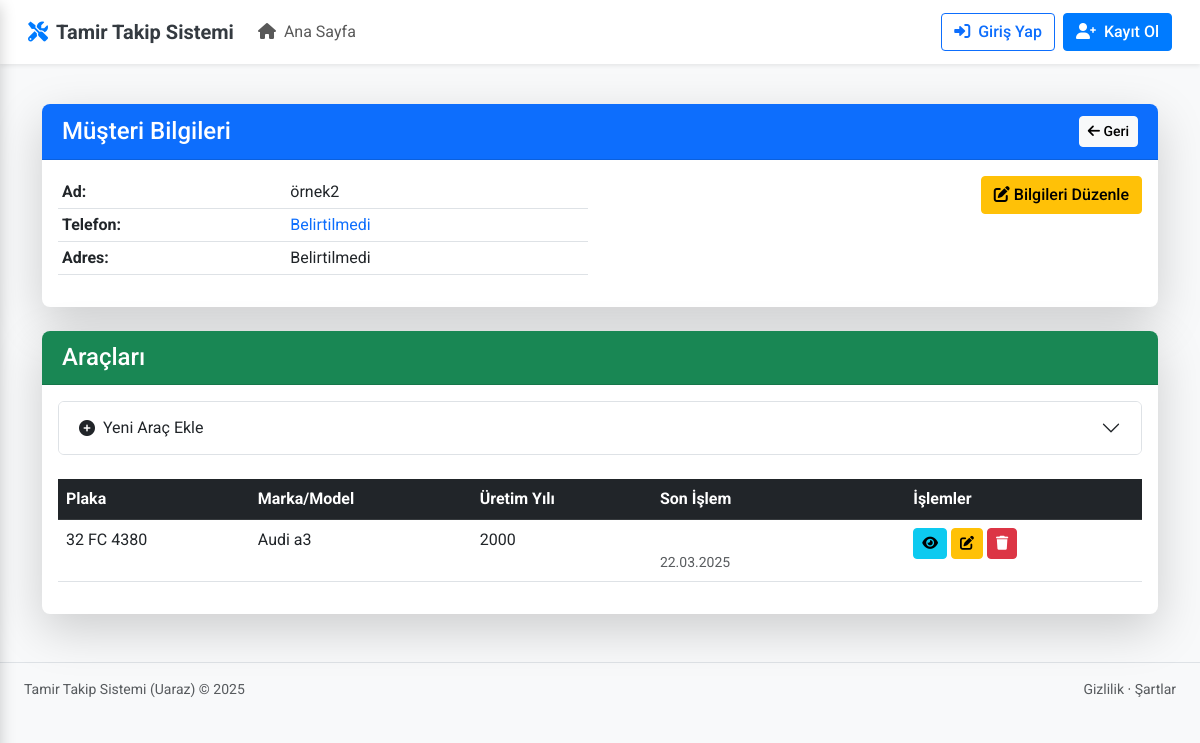
Screenshot of /musteri/1/detay/ with the database file from the repository.
### core/models.py (models this page shows, shortened)
class Musteri(models.Model):
    user = models.ForeignKey(User, on_delete=models.CASCADE, null=True, blank=True, default=None)
    ad = models.CharField(max_length=255)
    telefon = models.CharField(max_length=20)
    adres = models.TextField()
    email = models.EmailField(unique=True, blank=True, null=True)
    def __str__(self):
        return f"{self.ad} - {self.telefon}"

class Arac(models.Model):
    musteri = models.ForeignKey(Musteri, on_delete=models.CASCADE)
    marka = models.CharField(max_length=100)
    model = models.CharField(max_length=100)
    plaka = models.CharField(max_length=20, unique=True)
    uretim_yili = models.IntegerField()
    uretim_yili = models.IntegerField(default=2000)
    _son_isemri_cache = None
    @property
    def son_isemri(self):
        """Aracın en son iş emrini döndürür"""
        if self._son_isemri_cache is not None:
            return self._son_isemri_cache
        try:
            return self.isemirleri.order_by('-olusturma_tarihi').first()
        except AttributeError:
            try:
                return self.isemri_set.order_by('-olusturma_tarihi').first()
            except:
                return None

class IsEmri(models.Model):
    DURUM_SECENEKLERI = (
        ('beklemede', 'Beklemede'),
        ('incelemede', 'İncelemede'),
        ('onarim_sureci', 'Onarım Sürecinde'),
        ('test_asamasi', 'Test Aşamasında'),
        ('tamamlandi', 'Tamamlandı'),
        ('iptal_edildi', 'İptal Edildi'),
    )
    ONCELIK_SECENEKLERI = [
        ('normal', 'Normal'),
        ('yuksek', 'Yüksek'),
        ('acil', 'Acil'),
    ]
    arac = models.ForeignKey('Arac', on_delete=models.CASCADE, related_name='isemirleri')
    aciklama = models.TextField()
    durum = models.CharField(max_length=20, choices=DURUM_SECENEKLERI, default='beklemede')
    oncelik = models.CharField(max_length=10, choices=ONCELIK_SECENEKLERI, default='normal')
    teknisyen = models.ForeignKey(User, on_delete=models.SET_NULL, null=True, blank=True)
    baslama_tarihi = models.DateTimeField(
        verbose_name="Başlama Tarihi",
        default=timezone.now
    )
    bitis_tarihi = models.DateTimeField(null=True, blank=True, verbose_name="Bitiş Tarihi")
    olusturma_tarihi = models.DateTimeField(auto_now_add=True, verbose_name="Oluşturma Tarihi")
    yapilan_islemler = models.TextField(blank=True, verbose_name="Yapılan İşlemler")
    kullanilan_parcalar = models.TextField(blank=True, verbose_name="Kullanılan Parçalar")
    toplam_maliyet = models.DecimalField(max_digits=10, decimal_places=2, default=0, verbose_name="Toplam Maliyet")
    kilometre = models.IntegerField(null=True, blank=True, verbose_name="Kilometre")
    notlar = models.TextField(blank=True, verbose_name="Notlar")
    class Meta:
        ordering = ['-baslama_tarihi']
        verbose_name = "İş Emri"
        verbose_name_plural = "İş Emirleri"
    @property
    def durum_renk(self):
        renk_esleme = {
            'beklemede': 'warning',
            'incelemede': 'info',
            'onarim_sureci': 'primary',
            'test_asamasi': 'primary',
            'tamamlandi': 'success',
            'iptal_edildi': 'danger',
        }
        return renk_esleme.get(self.durum, 'secondary')

### core/views.py (the view)
# urls.py: path('musteri/<int:pk>/detay/', musteri_detay, name='musteri_detay'),
def musteri_detay(request, pk):
    musteri = get_object_or_404(Musteri, id=pk)
    araclar = Arac.objects.filter(musteri=musteri).prefetch_related('isemirleri')
    if request.method == 'POST':
        form = AracForm(request.POST)
        if form.is_valid():
            arac = form.save(commit=False)
            arac.musteri = musteri
            arac.save()
            messages.success(request, 'Araç başarıyla eklendi.')
            return redirect('musteri_detay', pk=musteri.id)
    else:
        form = AracForm(initial={'musteri': musteri})
    return render(request, 'core/musteri_detay.html', {
        'musteri': musteri,
        'araclar': araclar,
        'form': form
    })

### core/templates/core/musteri_detay.html (shortened to what this page needs)
{% extends 'core/base.html' %}
{% block content %}
<div class="container mt-4">
    <div class="card shadow-lg mb-4">
        <div class="card-header bg-primary text-white">
            <div class="d-flex justify-content-between align-items-center">
                <h4 class="mb-0">Müşteri Bilgileri</h4>
                <a href="{% url 'musteri_list' %}" class="btn btn-light btn-sm">
                    <i class="fas fa-arrow-left"></i> Geri
                </a>
            </div>
        </div>
        <div class="card-body">
            <div class="row">
                <div class="col-md-6">
                    <table class="table table-sm">
                        <tr>
                            <th>Ad:</th>
                            <td>{{ musteri.ad }}</td>
                        </tr>
                        <tr>
                            <th>Telefon:</th>
                            <td>
                                <a href="tel:{{ musteri.telefon }}" class="text-decoration-none">
                                    {{ musteri.telefon }}
                                </a>
                            </td>
                        </tr>
                        <tr>
                            <th>Adres:</th>
                            <td>{{ musteri.adres }}</td>
                        </tr>
                    </table>
                </div>
                <div class="col-md-6 text-end">
                    <a href="{% url 'musteri_guncelle' musteri.id %}" class="btn btn-warning">
                        <i class="fas fa-edit"></i> Bilgileri Düzenle
                    </a>
                </div>
            </div>
        </div>
    </div>
    <div class="card shadow-lg">
        <div class="card-header bg-success text-white">
            <h4 class="mb-0">Araçları</h4>
        </div>
        <div class="card-body">
            <div class="accordion mb-4" id="yeniAracAccordion">
                <div class="accordion-item">
                    <h2 class="accordion-header">
                        <button class="accordion-button collapsed" type="button" data-bs-toggle="collapse" data-bs-target="#yeniAracForm">
                            <i class="fas fa-plus-circle me-2"></i> Yeni Araç Ekle
                        </button>
                    </h2>
                </div>
            </div>
            <div class="table-responsive d-none d-lg-block">
                <table class="table table-hover">
                    <thead class="table-dark">
                        <tr>
                            <th>Plaka</th>
                            <th>Marka/Model</th>
                            <th>Üretim Yılı</th>
                            <th>Son İşlem</th>
                            <th>İşlemler</th>
                        </tr>
                    </thead>
                    <tbody>
                        {% for arac in araclar %}
                        <tr>
                            <td>{{ arac.plaka }}</td>
                            <td>{{ arac.marka }} {{ arac.model }}</td>
                            <td>{{ arac.uretim_yili }}</td>
                            <td>
                                {% with son_isemri=arac.isemirleri.first %}
                                {% if son_isemri %}
                                    <span class="badge bg-{{ son_isemri.durum }}">
                                    </span>
                                    <small class="text-muted d-block">
                                        {{ son_isemri.baslama_tarihi|date:"d.m.Y" }}
                                    </small>
                                {% else %}
                                    <span class="text-muted">-</span>
                                {% endif %}
                                {% endwith %}
                            </td>
                            <td>
                                <a href="{% url 'arac_detay' arac.id %}" class="btn btn-info btn-sm">
                                    <i class="fas fa-eye"></i>
                                </a>
                                <a href="{% url 'arac_duzenle' arac.id %}" class="btn btn-warning btn-sm">
                                    <i class="fas fa-edit"></i>
                                </a>
                                <a href="{% url 'arac_sil' arac.id %}" class="btn btn-danger btn-sm">
                                    <i class="fas fa-trash"></i>
                                </a>
                            </td>
                        </tr>
                        {% empty %}
                        <tr>
                            <td colspan="5" class="text-center text-muted">
                                Müşteriye ait araç bulunmamaktadır.
                            </td>
                        </tr>
                        {% endfor %}
                    </tbody>
                </table>
            </div>
        </div>
    </div>
</div>
{% endblock %}

### core/static/core/css/style.css (style rules this page uses)
body { font-family: 'Roboto', sans-serif; background-color: #f8f9fa; color: #333; overflow-x: hidden; transition: padding-left 0.3s ease; }
.card { border-radius: 0.5rem; box-shadow: 0 0.125rem 0.25rem rgba(0, 0, 0, 0.075); margin-bottom: 1.5rem; border: none; transition: transform 0.3s ease, box-shadow 0.3s ease; }
.card-header { border-top-left-radius: 0.5rem !important; border-top-right-radius: 0.5rem !important; background-color: #f8f9fa; border-bottom: 1px solid rgba(0, 0, 0, 0.125); padding: 0.75rem 1.25rem; }
.btn { border-radius: 0.25rem; font-weight: 500; }
.table-responsive { overflow-x: auto; -webkit-overflow-scrolling: touch; }
:root { --light-theme-bg: #f8f9fa; --light-theme-text: #333; --dark-theme-bg: #1a1d20; --dark-theme-text: #f8f9fa; }

### core/templates/core/musteri_detay.html (style rules this page uses)
.btn { transition: all 0.3s ease; }
.card { transition: transform 0.2s ease; }

### rows the page displays
Musteri: ad "örnek2", telefon "Belirtilmedi", adres "Belirtilmedi"
Arac: plaka "32 FC 4380", marka "Audi", model "a3", uretim_yili "2000", isemirleri.first.baslama_tarihi "22.03.2025"
